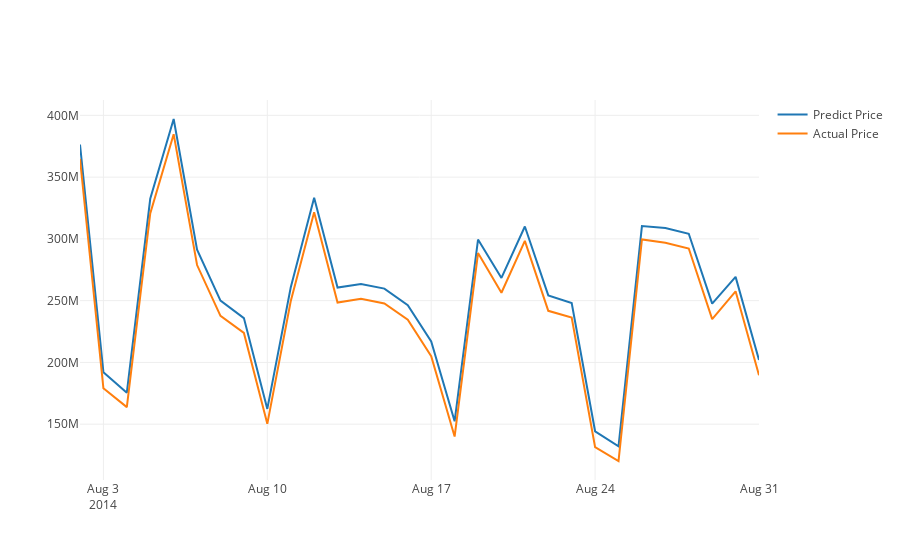

Notebook code cell kept with this figure:
### Code cell
# Plot predicted and actual line graph with X=dates, Y=RMB
actual_chart = go.Scatter(x=predictDates, y=testY_reshape_scale, name= 'Actual Price')
predict_chart = go.Scatter(x=predictDates, y=yhat_reshape_scale, name= 'Predict Price')

py.iplot([predict_chart, actual_chart])
